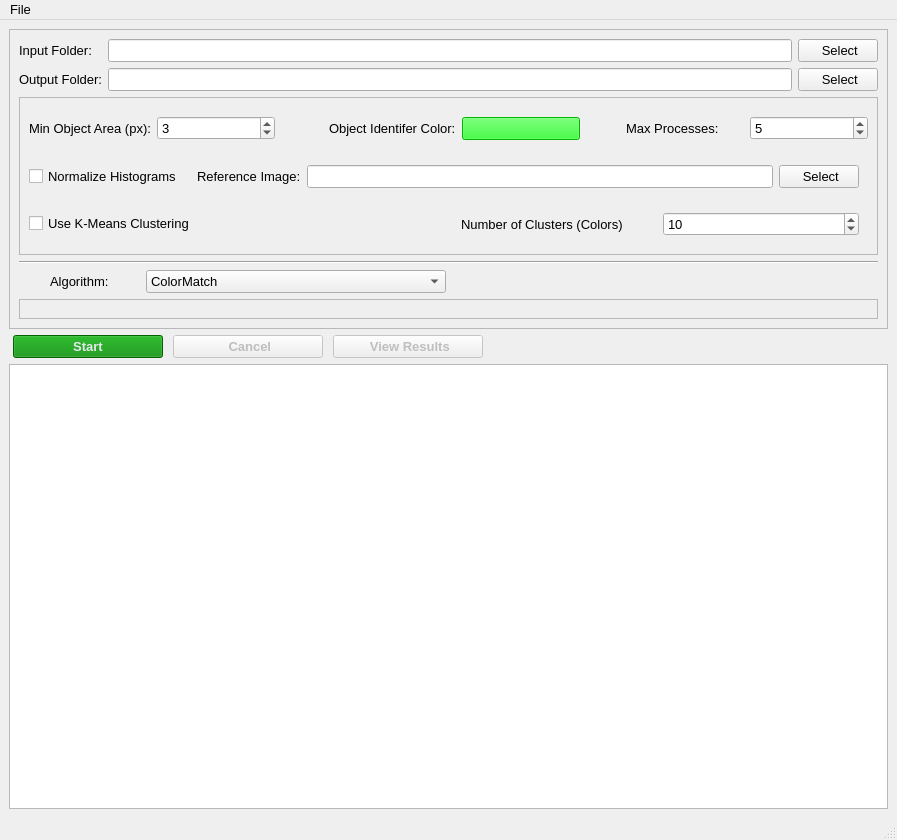
<?xml version="1.0" encoding="UTF-8"?>
<ui version="4.0">
 <class>MainWindow</class>
 <widget class="QMainWindow" name="MainWindow">
  <property name="enabled">
   <bool>true</bool>
  </property>
  <property name="geometry">
   <rect>
    <x>0</x>
    <y>0</y>
    <width>897</width>
    <height>840</height>
   </rect>
  </property>
  <property name="font">
   <font>
    <pointsize>10</pointsize>
   </font>
  </property>
  <property name="windowTitle">
   <string>Automated Drone Image Analysis Tool  v1.2 - Sponsored by TEXSAR</string>
  </property>
  <property name="windowIcon">
   <iconset>
    <normaloff>../icons/ADIAT.ico</normaloff>../icons/ADIAT.ico</iconset>
  </property>
  <widget class="QWidget" name="centralwidget">
   <property name="sizePolicy">
    <sizepolicy hsizetype="Preferred" vsizetype="Preferred">
     <horstretch>0</horstretch>
     <verstretch>0</verstretch>
    </sizepolicy>
   </property>
   <layout class="QVBoxLayout" name="verticalLayout_3">
    <item>
     <widget class="QFrame" name="setupFrame">
      <property name="frameShape">
       <enum>QFrame::StyledPanel</enum>
      </property>
      <property name="frameShadow">
       <enum>QFrame::Plain</enum>
      </property>
      <property name="lineWidth">
       <number>3</number>
      </property>
      <layout class="QVBoxLayout" name="verticalLayout_4">
       <item>
        <layout class="QGridLayout" name="directoriesLayout">
         <property name="spacing">
          <number>6</number>
         </property>
         <item row="1" column="2">
          <widget class="QPushButton" name="outputFolderButton">
           <property name="text">
            <string> Select</string>
           </property>
           <property name="icon">
            <iconset>
             <normaloff>:/icons/folder_open_FILL0_wght400_GRAD0_opsz24.png</normaloff>:/icons/folder_open_FILL0_wght400_GRAD0_opsz24.png</iconset>
           </property>
          </widget>
         </item>
         <item row="1" column="1">
          <widget class="QLineEdit" name="outputFolderLine">
           <property name="font">
            <font>
             <pointsize>10</pointsize>
            </font>
           </property>
           <property name="readOnly">
            <bool>true</bool>
           </property>
          </widget>
         </item>
         <item row="0" column="0">
          <widget class="QLabel" name="inputFolderLabel">
           <property name="font">
            <font>
             <pointsize>10</pointsize>
            </font>
           </property>
           <property name="text">
            <string>Input Folder:</string>
           </property>
          </widget>
         </item>
         <item row="1" column="0">
          <widget class="QLabel" name="outputFolderLabel">
           <property name="font">
            <font>
             <pointsize>10</pointsize>
            </font>
           </property>
           <property name="text">
            <string>Output Folder:</string>
           </property>
          </widget>
         </item>
         <item row="0" column="2">
          <widget class="QPushButton" name="inputFolderButton">
           <property name="text">
            <string> Select</string>
           </property>
           <property name="icon">
            <iconset>
             <normaloff>:/icons/folder_open_FILL0_wght400_GRAD0_opsz24.png</normaloff>:/icons/folder_open_FILL0_wght400_GRAD0_opsz24.png</iconset>
           </property>
          </widget>
         </item>
         <item row="0" column="1">
          <widget class="QLineEdit" name="inputFolderLine">
           <property name="font">
            <font>
             <pointsize>10</pointsize>
            </font>
           </property>
           <property name="readOnly">
            <bool>true</bool>
           </property>
          </widget>
         </item>
        </layout>
       </item>
       <item>
        <widget class="QFrame" name="GlobalOptionsFrame">
         <property name="frameShape">
          <enum>QFrame::StyledPanel</enum>
         </property>
         <property name="frameShadow">
          <enum>QFrame::Raised</enum>
         </property>
         <layout class="QVBoxLayout" name="verticalLayout_6">
          <item>
           <layout class="QHBoxLayout" name="GeneralLayout">
            <item>
             <widget class="QLabel" name="minAreaLabel">
              <property name="text">
               <string>Min Object Area (px):</string>
              </property>
             </widget>
            </item>
            <item>
             <widget class="QSpinBox" name="minAreaSpinBox">
              <property name="minimum">
               <number>1</number>
              </property>
              <property name="value">
               <number>3</number>
              </property>
             </widget>
            </item>
            <item>
             <spacer name="generalHorizontalSpacer1">
              <property name="orientation">
               <enum>Qt::Horizontal</enum>
              </property>
              <property name="sizeType">
               <enum>QSizePolicy::Preferred</enum>
              </property>
              <property name="sizeHint" stdset="0">
               <size>
                <width>48</width>
                <height>43</height>
               </size>
              </property>
             </spacer>
            </item>
            <item>
             <widget class="QLabel" name="identifierColor">
              <property name="text">
               <string>Object Identifer Color:</string>
              </property>
             </widget>
            </item>
            <item>
             <widget class="QPushButton" name="identifierColorButton">
              <property name="styleSheet">
               <string notr="true">background-color: rgb(0, 255, 0);</string>
              </property>
              <property name="text">
               <string/>
              </property>
             </widget>
            </item>
            <item>
             <spacer name="generalHorizontalSpacer2">
              <property name="orientation">
               <enum>Qt::Horizontal</enum>
              </property>
              <property name="sizeType">
               <enum>QSizePolicy::Preferred</enum>
              </property>
              <property name="sizeHint" stdset="0">
               <size>
                <width>40</width>
                <height>20</height>
               </size>
              </property>
             </spacer>
            </item>
            <item>
             <widget class="QLabel" name="maxProcessesLabel">
              <property name="text">
               <string>Max Processes: </string>
              </property>
             </widget>
            </item>
            <item>
             <widget class="QSpinBox" name="maxProcessesSpinBox">
              <property name="minimum">
               <number>1</number>
              </property>
              <property name="maximum">
               <number>20</number>
              </property>
              <property name="value">
               <number>5</number>
              </property>
             </widget>
            </item>
           </layout>
          </item>
          <item>
           <layout class="QHBoxLayout" name="HistogramLayout">
            <item>
             <widget class="QCheckBox" name="histogramCheckbox">
              <property name="text">
               <string>Normalize Histograms</string>
              </property>
             </widget>
            </item>
            <item>
             <widget class="QWidget" name="HistogramImgWidget" native="true">
              <layout class="QHBoxLayout" name="horizontalLayout_3">
               <item>
                <widget class="QLabel" name="histogramReferenceImageLabel">
                 <property name="text">
                  <string>Reference Image:</string>
                 </property>
                </widget>
               </item>
               <item>
                <widget class="QLineEdit" name="histogramLine">
                 <property name="readOnly">
                  <bool>true</bool>
                 </property>
                </widget>
               </item>
               <item>
                <widget class="QPushButton" name="histogramButton">
                 <property name="text">
                  <string> Select</string>
                 </property>
                 <property name="icon">
                  <iconset resource="../resources.qrc">
                   <normaloff>:/icons/image.png</normaloff>:/icons/image.png</iconset>
                 </property>
                </widget>
               </item>
              </layout>
             </widget>
            </item>
           </layout>
          </item>
          <item>
           <layout class="QHBoxLayout" name="KMeansLayout">
            <item>
             <widget class="QCheckBox" name="kMeansCheckbox">
              <property name="maximumSize">
               <size>
                <width>16777215</width>
                <height>16777215</height>
               </size>
              </property>
              <property name="text">
               <string>Use K-Means Clustering</string>
              </property>
             </widget>
            </item>
            <item>
             <widget class="QWidget" name="KMeansWidget" native="true">
              <layout class="QHBoxLayout" name="horizontalLayout">
               <item>
                <widget class="QLabel" name="clustersLabel">
                 <property name="text">
                  <string>Number of Clusters (Colors)</string>
                 </property>
                </widget>
               </item>
               <item>
                <widget class="QSpinBox" name="clustersSpinBox">
                 <property name="minimum">
                  <number>2</number>
                 </property>
                 <property name="maximum">
                  <number>20</number>
                 </property>
                 <property name="value">
                  <number>10</number>
                 </property>
                </widget>
               </item>
              </layout>
             </widget>
            </item>
           </layout>
          </item>
         </layout>
        </widget>
       </item>
       <item>
        <widget class="Line" name="line">
         <property name="orientation">
          <enum>Qt::Horizontal</enum>
         </property>
        </widget>
       </item>
       <item>
        <layout class="QHBoxLayout" name="algorithmSelectorlLayout">
         <item>
          <widget class="QLabel" name="algorithmLabel">
           <property name="sizePolicy">
            <sizepolicy hsizetype="Fixed" vsizetype="Preferred">
             <horstretch>0</horstretch>
             <verstretch>0</verstretch>
            </sizepolicy>
           </property>
           <property name="text">
            <string>Algorithm:</string>
           </property>
          </widget>
         </item>
         <item>
          <widget class="QComboBox" name="algorithmComboBox">
           <property name="sizePolicy">
            <sizepolicy hsizetype="Maximum" vsizetype="Fixed">
             <horstretch>0</horstretch>
             <verstretch>0</verstretch>
            </sizepolicy>
           </property>
           <property name="minimumSize">
            <size>
             <width>300</width>
             <height>0</height>
            </size>
           </property>
           <item>
            <property name="text">
             <string>ColorMatch</string>
            </property>
           </item>
           <item>
            <property name="text">
             <string>MatchedFilter</string>
            </property>
           </item>
           <item>
            <property name="text">
             <string>RXAnomaly</string>
            </property>
           </item>
          </widget>
         </item>
         <item>
          <spacer name="algorithmHorizontalSpacer">
           <property name="orientation">
            <enum>Qt::Horizontal</enum>
           </property>
           <property name="sizeType">
            <enum>QSizePolicy::Preferred</enum>
           </property>
           <property name="sizeHint" stdset="0">
            <size>
             <width>400</width>
             <height>20</height>
            </size>
           </property>
          </spacer>
         </item>
        </layout>
       </item>
       <item>
        <widget class="QFrame" name="algorithmFrame">
         <property name="frameShape">
          <enum>QFrame::StyledPanel</enum>
         </property>
         <property name="frameShadow">
          <enum>QFrame::Plain</enum>
         </property>
         <property name="lineWidth">
          <number>3</number>
         </property>
         <property name="midLineWidth">
          <number>0</number>
         </property>
         <layout class="QVBoxLayout" name="verticalLayout_2"/>
        </widget>
       </item>
      </layout>
     </widget>
    </item>
    <item>
     <layout class="QHBoxLayout" name="mainButtons">
      <item>
       <widget class="QPushButton" name="startButton">
        <property name="enabled">
         <bool>true</bool>
        </property>
        <property name="sizePolicy">
         <sizepolicy hsizetype="Fixed" vsizetype="Fixed">
          <horstretch>0</horstretch>
          <verstretch>0</verstretch>
         </sizepolicy>
        </property>
        <property name="minimumSize">
         <size>
          <width>150</width>
          <height>0</height>
         </size>
        </property>
        <property name="font">
         <font>
          <pointsize>10</pointsize>
          <weight>75</weight>
          <bold>true</bold>
         </font>
        </property>
        <property name="layoutDirection">
         <enum>Qt::RightToLeft</enum>
        </property>
        <property name="autoFillBackground">
         <bool>false</bool>
        </property>
        <property name="styleSheet">
         <string notr="true">background-color: rgb(0, 136, 0);
color: rgb(228, 231, 235);</string>
        </property>
        <property name="text">
         <string>Start</string>
        </property>
        <property name="default">
         <bool>false</bool>
        </property>
       </widget>
      </item>
      <item>
       <widget class="QPushButton" name="cancelButton">
        <property name="enabled">
         <bool>false</bool>
        </property>
        <property name="sizePolicy">
         <sizepolicy hsizetype="Fixed" vsizetype="Fixed">
          <horstretch>0</horstretch>
          <verstretch>0</verstretch>
         </sizepolicy>
        </property>
        <property name="minimumSize">
         <size>
          <width>150</width>
          <height>0</height>
         </size>
        </property>
        <property name="font">
         <font>
          <pointsize>10</pointsize>
          <weight>75</weight>
          <bold>true</bold>
         </font>
        </property>
        <property name="styleSheet">
         <string notr="true"/>
        </property>
        <property name="text">
         <string> Cancel</string>
        </property>
        <property name="icon">
         <iconset resource="../resources.qrc">
          <normaloff>:/icons/cancel.png</normaloff>:/icons/cancel.png</iconset>
        </property>
       </widget>
      </item>
      <item>
       <widget class="QPushButton" name="viewResultsButton">
        <property name="enabled">
         <bool>false</bool>
        </property>
        <property name="sizePolicy">
         <sizepolicy hsizetype="Fixed" vsizetype="Fixed">
          <horstretch>0</horstretch>
          <verstretch>0</verstretch>
         </sizepolicy>
        </property>
        <property name="minimumSize">
         <size>
          <width>150</width>
          <height>0</height>
         </size>
        </property>
        <property name="font">
         <font>
          <pointsize>10</pointsize>
          <weight>75</weight>
          <bold>true</bold>
         </font>
        </property>
        <property name="autoFillBackground">
         <bool>false</bool>
        </property>
        <property name="styleSheet">
         <string notr="true"/>
        </property>
        <property name="text">
         <string> View Results</string>
        </property>
        <property name="icon">
         <iconset resource="../resources.qrc">
          <normaloff>:/icons/search.png</normaloff>:/icons/search.png</iconset>
        </property>
        <property name="default">
         <bool>false</bool>
        </property>
       </widget>
      </item>
      <item>
       <spacer name="buttonsSpacer">
        <property name="orientation">
         <enum>Qt::Horizontal</enum>
        </property>
        <property name="sizeType">
         <enum>QSizePolicy::Minimum</enum>
        </property>
        <property name="sizeHint" stdset="0">
         <size>
          <width>400</width>
          <height>20</height>
         </size>
        </property>
       </spacer>
      </item>
     </layout>
    </item>
    <item>
     <widget class="QPlainTextEdit" name="outputWindow">
      <property name="enabled">
       <bool>true</bool>
      </property>
      <property name="font">
       <font>
        <pointsize>12</pointsize>
       </font>
      </property>
      <property name="readOnly">
       <bool>true</bool>
      </property>
      <property name="centerOnScroll">
       <bool>true</bool>
      </property>
     </widget>
    </item>
   </layout>
  </widget>
  <widget class="QStatusBar" name="statusbar"/>
  <widget class="QMenuBar" name="menuBar">
   <property name="geometry">
    <rect>
     <x>0</x>
     <y>0</y>
     <width>897</width>
     <height>23</height>
    </rect>
   </property>
   <widget class="QMenu" name="menuFile">
    <property name="title">
     <string>File</string>
    </property>
    <addaction name="actionLoadFile"/>
    <addaction name="actionPreferences"/>
   </widget>
   <addaction name="menuFile"/>
  </widget>
  <action name="actionLoadFile">
   <property name="text">
    <string>Open File</string>
   </property>
  </action>
  <action name="actionPreferences">
   <property name="text">
    <string>Preferences</string>
   </property>
  </action>
 </widget>
 <resources>
  <include location="../resources.qrc"/>
 </resources>
 <connections/>
</ui>
